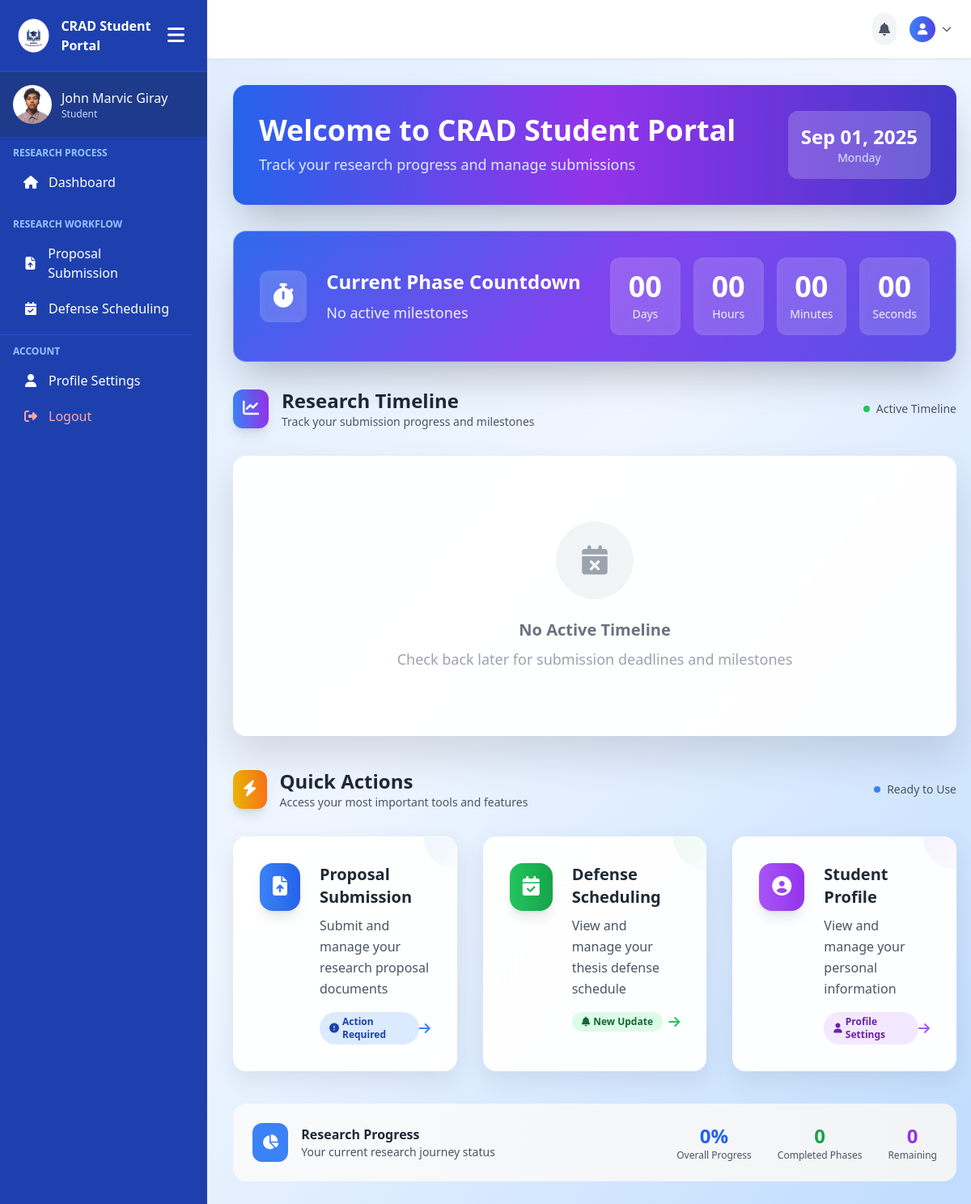
Page /student_pages/student.php (signed in) on the earlier database version.
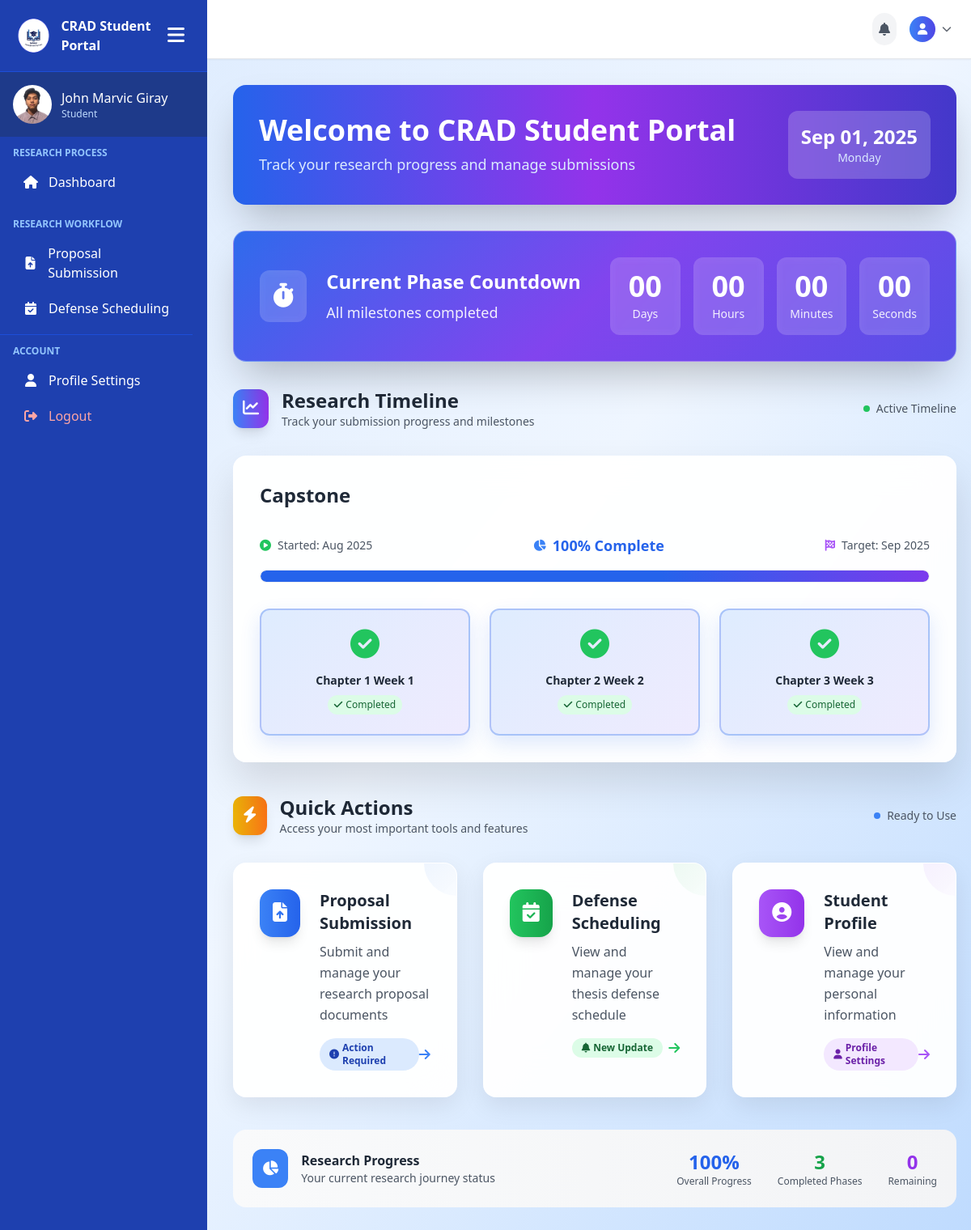
Same page on the later database version.
### tables this page shows
CREATE TABLE `submission_timelines` (
  `id` int(11) NOT NULL,
  `title` varchar(255) NOT NULL,
  `description` text DEFAULT NULL,
  `is_active` tinyint(1) DEFAULT 1,
  `created_at` timestamp NOT NULL DEFAULT current_timestamp(),
  `updated_at` timestamp NOT NULL DEFAULT current_timestamp() ON UPDATE current_timestamp()
);

CREATE TABLE `timeline_milestones` (
  `id` int(11) NOT NULL,
  `timeline_id` int(11) NOT NULL,
  `title` varchar(255) NOT NULL,
  `description` text DEFAULT NULL,
  `deadline` datetime NOT NULL,
  `status` enum('pending','active','completed') DEFAULT 'pending',
  `created_at` timestamp NOT NULL DEFAULT current_timestamp(),
  `updated_at` timestamp NOT NULL DEFAULT current_timestamp() ON UPDATE current_timestamp()
);

### student_pages/student.php (the view, shortened to what the changed rows need)
<?php
include('../includes/connection.php');
$now = new DateTime();
$active_timeline = null;
$milestones = [];
$completed_milestones = 0;
$progress = 0;
$current_milestone = null;
$stmt = $conn->prepare("SELECT t.* FROM submission_timelines t WHERE t.is_active = 1 LIMIT 1");
$stmt->execute();
$result = $stmt->get_result();
if ($result->num_rows > 0) {
    $active_timeline = $result->fetch_assoc();
    $stmt = $conn->prepare("SELECT * FROM timeline_milestones WHERE timeline_id = ? ORDER BY deadline ASC");
    $stmt->bind_param("i", $active_timeline['id']);
    $stmt->execute();
    $milestones = $stmt->get_result()->fetch_all(MYSQLI_ASSOC);
    $total_milestones = count($milestones);
    if ($total_milestones > 0) {
        foreach ($milestones as $milestone) {
            $deadline = new DateTime($milestone['deadline']);
            if ($deadline < $now) {
                $completed_milestones++;
            }
        }
        $progress = ($completed_milestones / $total_milestones) * 100;
    }
}
?>
<!DOCTYPE html>
<html lang="en">
<head>
    <script src="https://cdn.tailwindcss.com"></script>
    <link rel="stylesheet" href="https://cdnjs.cloudflare.com/ajax/libs/font-awesome/6.0.0/css/all.min.css">
</head>
<body class="bg-gradient-to-br from-blue-100 via-blue-50 to-blue-200 text-gray-800 font-sans">
    <div class="min-h-screen flex">
        <?php include('../includes/student-sidebar.php'); ?>
          <main class="flex-1 overflow-y-auto p-4 lg:p-8 hide-scrollbar">
                <div class="mb-8 animate-fade-in">
                    <div class="bg-gradient-to-r from-blue-600 via-purple-600 to-indigo-700 rounded-2xl p-8 text-white shadow-2xl">
                        <div class="flex flex-col lg:flex-row items-center justify-between">
                            <div>
                                <h1 class="text-3xl lg:text-4xl font-bold mb-2">Welcome to CRAD Student Portal</h1>
                            </div>
                        </div>
                    </div>
                </div>
                <div class="countdown-banner text-white p-8 rounded-2xl mb-8 shadow-2xl" id="countdown-banner">
                    <div class="flex flex-col lg:flex-row items-center justify-between">
                        <div class="flex items-center mb-6 lg:mb-0">
                            <div>
                                <h3 class="font-bold text-2xl mb-2">Current Phase Countdown</h3>
                                <p class="text-lg opacity-90">
                                    <?php if ($current_milestone): ?>
                                        <span class="font-semibold"><?= htmlspecialchars($current_milestone['title']) ?></span>
                                        <br><span class="text-sm">Deadline: <?= date('F j, Y \a\t g:i A', strtotime($current_milestone['deadline'])) ?></span>
                                    <?php else: ?>
                                        <?= empty($milestones) ? 'No active milestones' : 'All milestones completed' ?>
                                    <?php endif; ?>
                                </p>
                            </div>
                        </div>
                    </div>
                </div>
                <section class="mb-10 crad-slide-up">
                    <div class="flex items-center justify-between mb-8">
                        <div class="flex items-center">
                            <div>
                                <h2 class="text-2xl font-bold text-gray-800">Research Timeline</h2>
                            </div>
                        </div>
                    </div>
                    <div class="glass-card rounded-2xl p-8">
                        <?php if ($active_timeline): ?>
                            <div class="mb-8">
                                <h3 class="text-2xl font-bold text-gray-800 mb-3"><?= htmlspecialchars($active_timeline['title']) ?></h3>
                            </div>
                            <div class="mb-8">
                                <div class="flex flex-col sm:flex-row justify-between items-start sm:items-center text-sm text-gray-600 mb-4">
                                    <div class="flex items-center mb-2 sm:mb-0">
                                        <i class="fas fa-play-circle mr-2 text-green-500"></i>
                                        <span class="font-medium">
                                            <?php if (!empty($milestones)): ?>
                                                Started: <?= date('M Y', strtotime($milestones[0]['deadline'])) ?>
                                            <?php endif; ?>
                                        </span>
                                    </div>
                                    <div class="flex items-center mb-2 sm:mb-0">
                                        <i class="fas fa-chart-pie mr-2 text-blue-500"></i>
                                        <span class="font-bold text-lg text-blue-600"><?= round($progress) ?>% Complete</span>
                                    </div>
                                    <div class="flex items-center">
                                        <i class="fas fa-flag-checkered mr-2 text-purple-500"></i>
                                        <span class="font-medium">
                                            <?php if (!empty($milestones)): ?>
                                                Target: <?= date('M Y', strtotime(end($milestones)['deadline'])) ?>
                                            <?php endif; ?>
                                        </span>
                                    </div>
                                </div>
                                <div class="progress-bar">
                                    <div class="progress-fill" style="width: <?= $progress ?>%"></div>
                                </div>
                            </div>
                            <div class="grid grid-cols-1 sm:grid-cols-2 lg:grid-cols-<?= min(5, count($milestones)) ?> gap-6">
                                <?php foreach ($milestones as $index => $milestone): ?>
                                    <?php
                                    $deadline = new DateTime($milestone['deadline']);
                                    $is_past = $deadline < $now;
                                    $is_current = !$is_past && ($index === 0 || new DateTime($milestones[$index-1]['deadline']) < $now);
                                    ?>
                                    <div class="research-phase <?= $is_past || $is_current ? 'active' : '' ?> p-6 rounded-xl text-center transition-all hover:shadow-lg relative group">
                                        <div class="mb-4">
                                            <i class="fas
                                                <?= $is_past ? 'fa-check-circle text-green-500' : ($is_current ? 'fa-clock text-yellow-500' : 'fa-flag text-gray-400') ?>
                                                text-4xl group-hover:scale-110 transition-transform"
                                            ></i>
                                        </div>
                                        <h4 class="text-sm font-bold text-gray-800 mb-2"><?= htmlspecialchars($milestone['title']) ?></h4>
                                        <div class="text-xs">
                                            <?php if ($is_past): ?>
                                                <span class="inline-flex items-center px-2 py-1 rounded-full bg-green-100 text-green-800">
                                                    <i class="fas fa-check mr-1"></i>Completed
                                                </span>
                                            <?php endif; ?>
                                        </div>
                                    </div>
                                <?php endforeach; ?>
                            </div>
                        <?php else: ?>
                            <div class="text-center py-12">
                                <div class="bg-gray-100 rounded-full w-24 h-24 flex items-center justify-center mx-auto mb-6">
                                    <i class="fas fa-calendar-times text-4xl text-gray-400"></i>
                                </div>
                                <h3 class="text-xl font-bold text-gray-500 mb-2">No Active Timeline</h3>
                                <p class="text-gray-400 text-lg">Check back later for submission deadlines and milestones</p>
                            </div>
                        <?php endif; ?>
                    </div>
                </section>
                <section class="mb-10 crad-slide-up">
                    <div class="flex items-center justify-between mb-8">
                        <div class="flex items-center">
                            <div>
                                <h2 class="text-2xl font-bold text-gray-800">Quick Actions</h2>
                            </div>
                        </div>
                    </div>
                </section>
                <div class="bg-gradient-to-r from-gray-50 to-gray-100 rounded-2xl p-6 animate-fade-in">
                    <div class="flex flex-col lg:flex-row items-center justify-between">
                        <div class="flex items-center space-x-8">
                            <div class="text-center">
                                <div class="text-2xl font-bold text-blue-600"><?= round($progress) ?>%</div>
                                <div class="text-xs text-gray-600">Overall Progress</div>
                            </div>
                            <div class="text-center">
                                <div class="text-2xl font-bold text-green-600"><?= $completed_milestones ?></div>
                                <div class="text-xs text-gray-600">Completed Phases</div>
                            </div>
                        </div>
                    </div>
                </div>
            </main>
        </div>
</body>
</html>

Differences in the rows shown:
added submission_timelines: title "Capstone"
added timeline_milestones: deadline "Aug 2025", title "Chapter 1 Week 1", shows "Completed"
added timeline_milestones: deadline "Sep 2025", title "Chapter 3 Week 3", shows "Completed"
added timeline_milestones: title "Chapter 2 Week 2", shows "Completed"
Other differences:
$progress: (not shown) → "100"
$progress: "0" → "100"
$completed_milestones: "0" → "3"
text no longer shown: "No active milestones No Active Timeline Check back later for submission deadlines and milestones"
text now shown: "All milestones completed Started: % Complete Target:"
